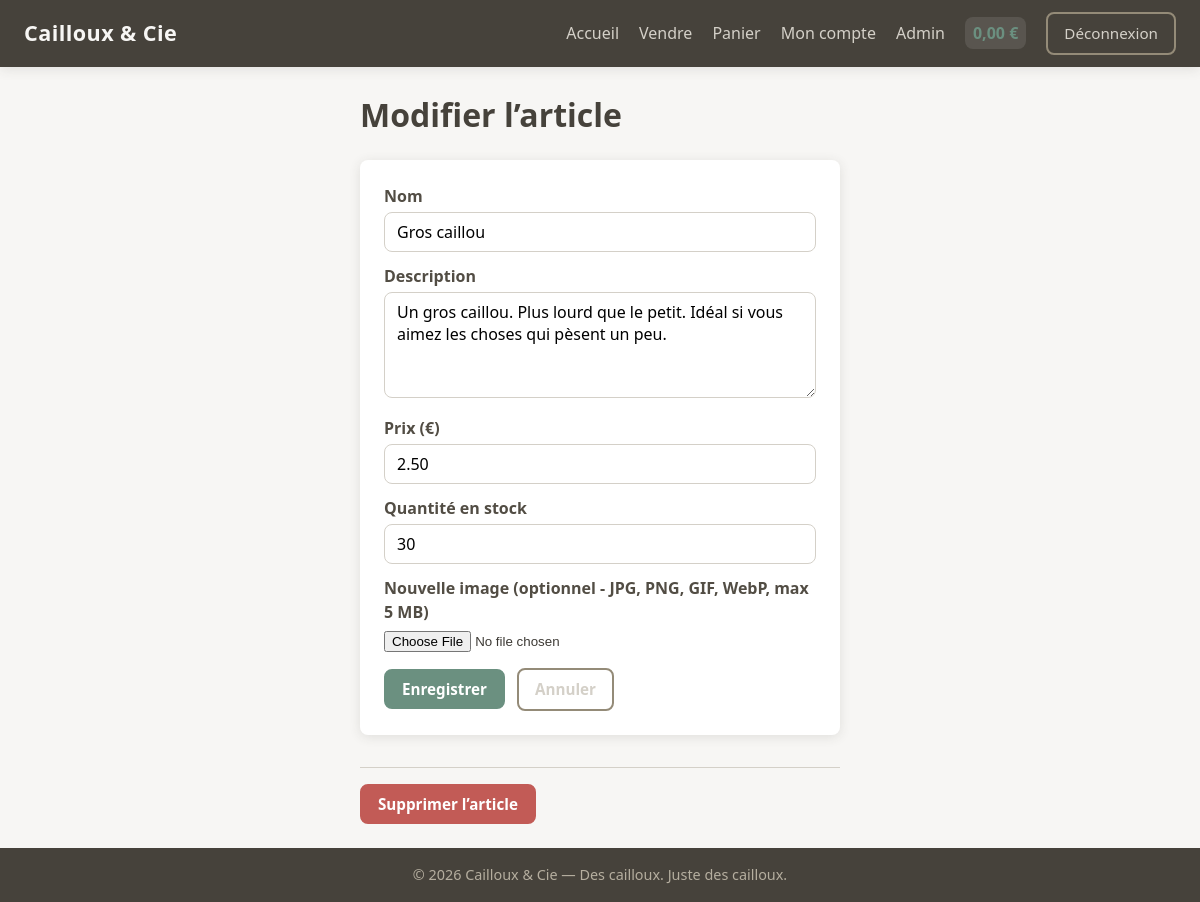
/edit.php?id=2 (signed in), run on an earlier commit of the app's database.
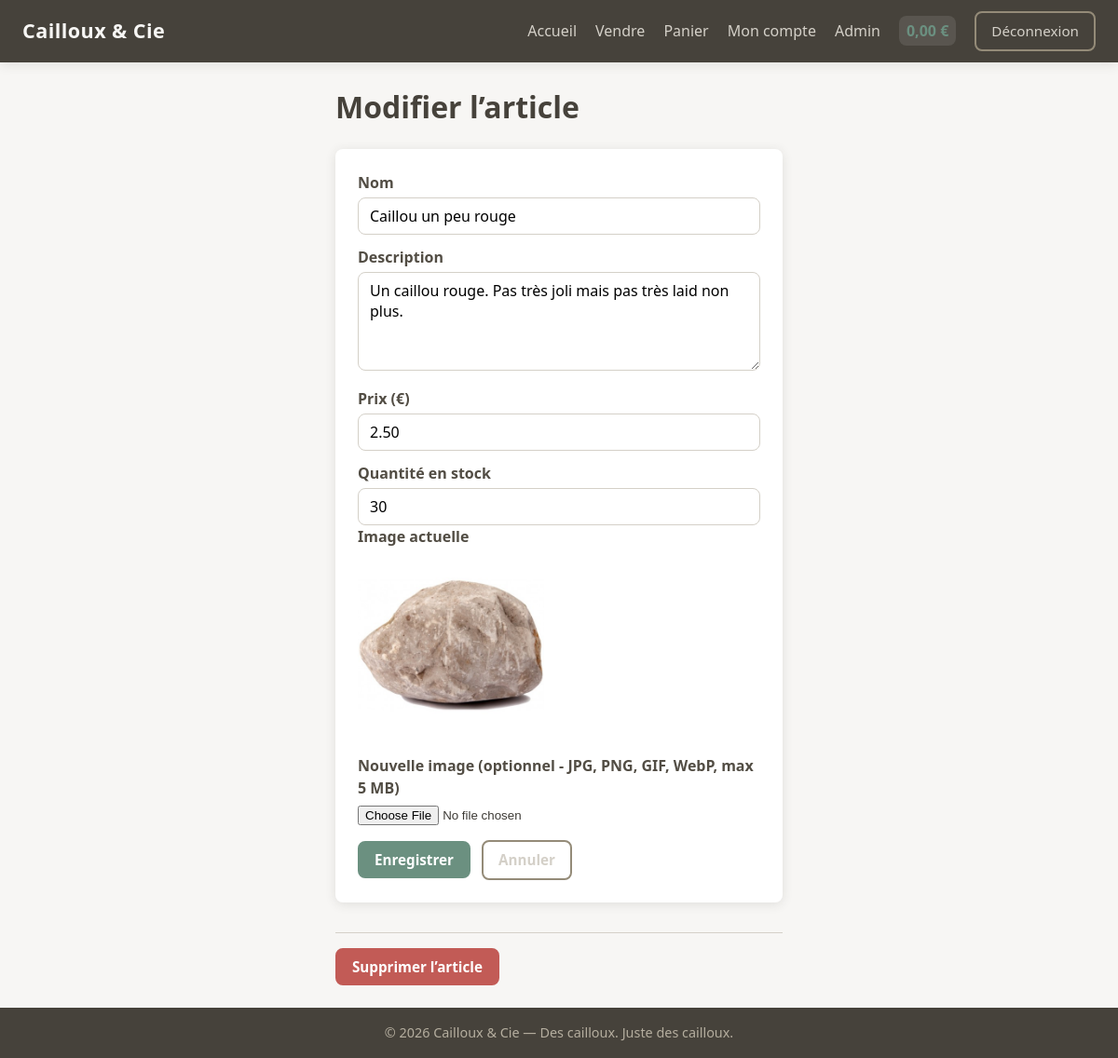
And on a later commit of the database.
### tables this page shows
CREATE TABLE IF NOT EXISTS `article` (
  `id` INT UNSIGNED NOT NULL AUTO_INCREMENT,
  `name` VARCHAR(255) NOT NULL,
  `description` TEXT NOT NULL,
  `price` DECIMAL(10,2) NOT NULL,
  `publication_date` DATETIME NOT NULL DEFAULT CURRENT_TIMESTAMP,
  `author_id` INT UNSIGNED NOT NULL,
  `image_link` VARCHAR(255) DEFAULT NULL,
  PRIMARY KEY (`id`),
  KEY `author_id` (`author_id`),
  KEY `publication_date` (`publication_date`),
  CONSTRAINT `article_author_fk` FOREIGN KEY (`author_id`) REFERENCES `user` (`id`) ON DELETE CASCADE
);

### edit.php (the view, shortened to what this page needs)
<?php
require_once __DIR__ . '/includes/init.php';
$article_id = (int) ($_POST['article_id'] ?? $_GET['id'] ?? 0);
$stmt = $mysqli->prepare("SELECT * FROM article WHERE id = ?");
$stmt->bind_param('i', $article_id);
$stmt->execute();
$article = $stmt->get_result()->fetch_assoc();
$stmt = $mysqli->prepare("SELECT quantity FROM stock WHERE article_id = ?");
$stmt->bind_param('i', $article_id);
$stmt->execute();
$s = $stmt->get_result()->fetch_assoc();
$stock = $s ? (int) $s['quantity'] : 0;
require_once __DIR__ . '/includes/header.php';
?>
<div class="form-page">
    <h1>Modifier l’article</h1>
    <form method="post" action="<?= BASE ?>/edit.php" class="form-card form-wide" enctype="multipart/form-data">
        <label>Nom</label>
        <input type="text" name="name" required value="<?= htmlspecialchars($article['name']) ?>">
        <label>Description</label>
        <textarea name="description" rows="4" required><?= htmlspecialchars($article['description']) ?></textarea>
        <label>Prix (€)</label>
        <input type="text" name="price" required value="<?= htmlspecialchars($article['price']) ?>">
        <label>Quantité en stock</label>
        <input type="number" name="quantity" min="0" value="<?= $stock ?>">
        <?php if (!empty($article['image_link'])): ?>
            <div class="image-preview">
                <label>Image actuelle</label>
                <?php
                    $img_src = $article['image_link'];
                    if (strpos($img_src, 'http') !== 0 && strpos($img_src, '/') !== 0) {
                        $img_src = BASE . '/' . $img_src;
                    }
                ?>
                <img src="<?= htmlspecialchars($img_src) ?>" alt="" style="max-width: 200px; max-height: 200px;">
            </div>
        <?php endif; ?>
        <label>Nouvelle image (optionnel - JPG, PNG, GIF, WebP, max 5 MB)</label>
        <input type="file" name="image" accept="image/jpeg,image/png,image/gif,image/webp">
        <div class="form-actions">
            <button type="submit" class="btn btn-primary">Enregistrer</button>
            <a href="<?= BASE ?>/detail.php?id=<?= $article_id ?>" class="btn btn-outline">Annuler</a>
        </div>
    </form>
    <form method="post" action="<?= BASE ?>/edit.php" class="form-delete" onsubmit="return confirm('Supprimer définitivement cet article ?');">
        <button type="submit" class="btn btn-danger">Supprimer l’article</button>
    </form>
</div>
<?php require_once __DIR__ . '/includes/footer.php'; ?>

What changed in the data, as far as the page shows it:
changed article: name "Gros caillou" → "Caillou un peu rouge"; description "Un gros caillou. Plus lourd que le petit. Idéal si vous aimez les choses qui pèsent un peu." → "Un caillou rouge. Pas très joli mais pas très laid non plus."; image_link empty → "uploads/Kayou (1).jpg" (drawn)
Also different on the page:
text now shown: "Image actuelle"
